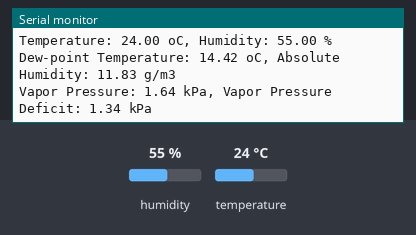
Bench run of a sketch on a simulated Arduino Uno, built with avr-gcc and run on an emulated ATmega328P. Shown: the last lines printed to the serial monitor. The test bench sets the inputs (shaded band); at power-on: humidity 55 %, temperature 24 °C.

Above: at 1.5 s.
1.6 s: humidity set to 22 %
At 5.49 s:
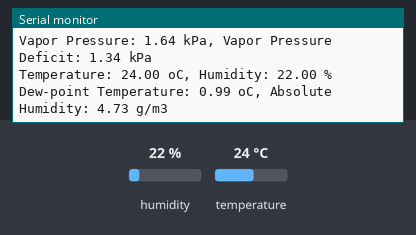
7.7 s: temperature set to 12 °C
At 11.9 s:
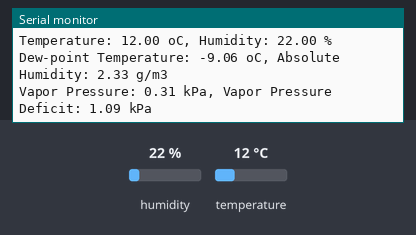
13.8 s: humidity set to 40 %
At 16.2 s:
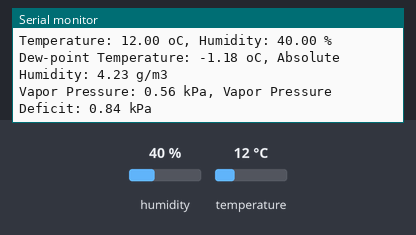
Timing chart, 0 to 17.7 s (numbered marks = the images above; inputs shaded):
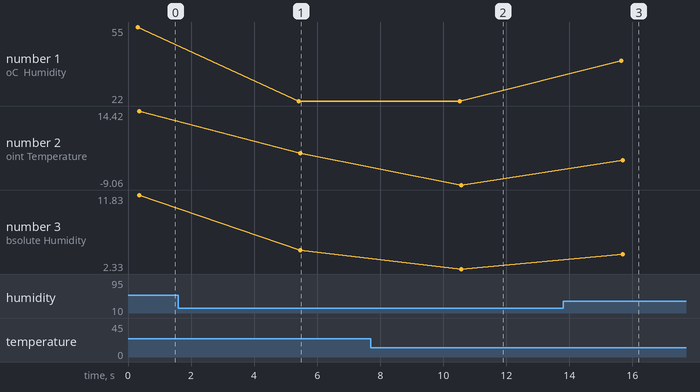

Measured:
- after the input at 1.6 s, the serial monitor: prints a new line after 3.8 s (image 1)
- after the input at 7.7 s, the serial monitor: prints a new line after 2.8 s (image 2)
- after the input at 13.8 s, the serial monitor: prints a new line after 1.8 s (image 3)
- plotted number 1: 55 → 22 after the input at 1.6 s, 22 → 40 after the input at 13.8 s
- plotted number 2: 14.42 → 0.99 after the input at 1.6 s, 0.99 → -9.06 after the input at 7.7 s, -9.06 → -1.18 after the input at 13.8 s
- plotted number 3: 11.83 → 4.73 after the input at 1.6 s, 2.33 → 4.23 after the input at 13.8 s

The sketch:

Temp_RH_Air.ino
```cpp
#include "DHT.h"
#define DHTPIN 2
#define DHTTYPE DHT22

DHT dht(DHTPIN, DHTTYPE);

void setup() {
  Serial.begin(9600);
  dht.begin();
  delay(300);
}

void loop() {
  float humi = dht.readHumidity();
  float temp = dht.readTemperature();
  float DP = dewPoint(temp, humi);
  float AH =  ((6.112 * exp((17.67 * temp) / (temp + 245.5)) * humi * 18.02) / ((273.15 + temp) * 100 * 0.08314));
  float Psat =  (6.112 * exp((17.67 * temp) / (temp + 243.5))) / 10;
  float P =  (6.112 * exp((17.67 * temp) / (temp + 243.5)) * (humi / 100)) / 10;
  float VPD = (Psat - P);

  Serial.print("Temperature: ");
  Serial.print(temp);
  Serial.print(" oC, Humidity: ");
  Serial.print(humi);
  Serial.println(" %");
  Serial.print("Dew-point Temperature: ");
  Serial.print(DP);
  Serial.print(" oC, Absolute Humidity: ");
  Serial.print(AH);
  Serial.println(" g/m3");
  Serial.print("Vapor Pressure: ");
  Serial.print(P);
  Serial.print(" kPa, Vapor Pressure Deficit: ");
  Serial.print(VPD);
  Serial.println(" kPa");
  delay(5000);
}

float dewPoint(float temp, float humi) {
  float RATIO = 373.15 / (273.15 + temp);
  float RHS = -7.90298 * (RATIO - 1);
  RHS += 5.02808 * log10(RATIO);
  RHS += -1.3816e-7 * (pow(10, (11.344 * (1 - 1 / RATIO ))) - 1) ;
  RHS += 8.1328e-3 * (pow(10, (-3.49149 * (RATIO - 1))) - 1) ;
  RHS += log10(1013.246);
  float VP = pow(10, RHS - 3) * humi;
  float T = log(VP / 0.61078); // temp var
  return (241.88 * T) / (17.558 - T);
}
```
